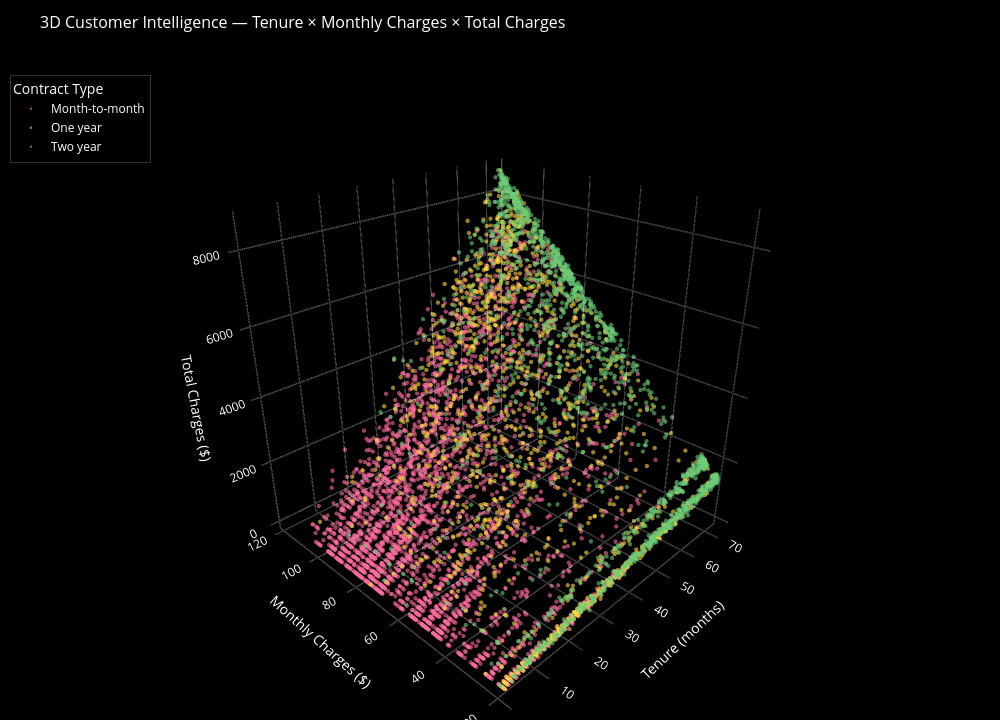

The notebook cell saved with this chart:
### Code cell
#  — ★ 3D SCATTER PLOT ★  (The hero chart from the video)
#
# VIDEO BREAKDOWN:
#   Axes  → X: ROI  | Y: Acquisition_Cost  | Z: Engagement_Rate
#   Color → Campaign_Type (categorical)
#   Size  → small uniform dots
#   BG    → pure black (paper_bgcolor + plot_bgcolor)
#   Glow  → achieved by opacity (semi-transparent markers)
#   Grid  → thin white lines
#
# THIS DATASET mapping:
#   X: tenure            (how long they've been a customer — 0–72 months)
#   Y: MonthlyCharges    (what they pay per month — $18–$119)
#   Z: TotalCharges      (lifetime value — TotalCharges ≈ tenure × Monthly)
#   Color: Contract      (categorical — Month-to-month / One year / Two year)
#   Size: uniform small dots
# ─────────────────────────────────────────────────────────────────────────────

# Color map per Contract type — vibrant like video
color_map = {
    'Month-to-month': '#FF6B9D',   # hot pink
    'One year':       '#FFD93D',   # golden yellow
    'Two year':       '#6BCB77',   # mint green
}

fig_3d = go.Figure()

for contract, grp in df.groupby('Contract'):
    fig_3d.add_trace(go.Scatter3d(
        x=grp['tenure'],
        y=grp['MonthlyCharges'],
        z=grp['TotalCharges'],
        mode='markers',
        name=contract,
        marker=dict(
            size=2.5,                              # small dots like video
            color=color_map.get(contract, '#ffffff'),
            opacity=0.60,                          # semi-transparent → glow effect
            line=dict(width=0),                    # no border on dots
        ),
        hovertemplate=(
            '<b>%{fullData.name}</b><br>'
            'Tenure : %{x} months<br>'
            'Monthly: $%{y:.2f}<br>'
            'Total  : $%{z:,.0f}<br>'
            '<extra></extra>'
        )
    ))

fig_3d.update_layout(
    title=dict(
        text='3D Customer Intelligence — Tenure × Monthly Charges × Total Charges',
        font=dict(color='white', size=16),
        x=0.04
    ),
    scene=dict(
        xaxis=dict(
            title='Tenure (months)',
            backgroundcolor='black',
            gridcolor='rgba(255,255,255,0.13)',
            showbackground=True,
            zerolinecolor='rgba(255,255,255,0.2)',
            tickfont=dict(color='white'),
            color='white',
        ),
        yaxis=dict(
            title='Monthly Charges ($)',
            backgroundcolor='black',
            gridcolor='rgba(255,255,255,0.13)',
            showbackground=True,
            zerolinecolor='rgba(255,255,255,0.2)',
            tickfont=dict(color='white'),
            color='white',
        ),
        zaxis=dict(
            title='Total Charges ($)',
            backgroundcolor='black',
            gridcolor='rgba(255,255,255,0.13)',
            showbackground=True,
            zerolinecolor='rgba(255,255,255,0.2)',
            tickfont=dict(color='white'),
            color='white',
        ),
        bgcolor='black',
        camera=dict(eye=dict(x=1.6, y=-1.4, z=0.8)),   # angled view like video
        aspectmode='auto',
    ),
    paper_bgcolor='black',      # ← black background like video
    plot_bgcolor='black',
    font=dict(color='white'),
    legend=dict(
        title=dict(text='Contract Type', font=dict(color='white')),
        font=dict(color='white'),
        bgcolor='rgba(0,0,0,0.5)',
        bordercolor='rgba(255,255,255,0.2)',
        borderwidth=1,
        x=0.01, y=0.97,
    ),
    margin=dict(l=0, r=0, t=55, b=0),
    width=1000,
    height=720,
)

fig_3d.show()
# fig_3d.write_html('3d_customer_intelligence.html')   # Save as interactive HTML

### Figure 1 — Plotly figure (JSON) as saved in the notebook; plotly's stock layout.template omitted (floating-point values rounded to 4 significant figures; data arrays with more than 128 entries replaced by an {"elided": "..."} marker saying what was removed)
{"data": [{"hovertemplate": "<b>%{fullData.name}</b><br>Tenure : %{x} months<br>Monthly: $%{y:.2f}<br>Total  : $%{z:,.0f}<br><extra></extra>", "marker": {"color": "#FF6B9D", "line": {"width": 0}, "opacity": 0.6, "size": 2.5}, "mode": "markers", "name": "Month-to-month", "type": "scatter3d", "x": {"elided": "3875 int values"}, "y": {"elided": "3875 float values"}, "z": {"elided": "3875 float values"}}, {"hovertemplate": "<b>%{fullData.name}</b><br>Tenure : %{x} months<br>Monthly: $%{y:.2f}<br>Total  : $%{z:,.0f}<br><extra></extra>", "marker": {"color": "#FFD93D", "line": {"width": 0}, "opacity": 0.6, "size": 2.5}, "mode": "markers", "name": "One year", "type": "scatter3d", "x": {"elided": "1473 int values"}, "y": {"elided": "1473 float values"}, "z": {"elided": "1473 float values"}}, {"hovertemplate": "<b>%{fullData.name}</b><br>Tenure : %{x} months<br>Monthly: $%{y:.2f}<br>Total  : $%{z:,.0f}<br><extra></extra>", "marker": {"color": "#6BCB77", "line": {"width": 0}, "opacity": 0.6, "size": 2.5}, "mode": "markers", "name": "Two year", "type": "scatter3d", "x": {"elided": "1695 int values"}, "y": {"elided": "1695 float values"}, "z": {"elided": "1695 float values"}}], "layout": {"font": {"color": "white"}, "height": 720, "legend": {"bgcolor": "rgba(0, 0, 0, 0.5)", "bordercolor": "rgba(255,255,255,0.2)", "borderwidth": 1, "font": {"color": "white"}, "title": {"font": {"color": "white"}, "text": "Contract Type"}, "x": 0.01, "y": 0.97}, "margin": {"b": 0, "l": 0, "r": 0, "t": 55}, "paper_bgcolor": "black", "plot_bgcolor": "black", "scene": {"aspectmode": "auto", "aspectratio": {"x": 1, "y": 1, "z": 1}, "bgcolor": "black", "camera": {"center": {"x": 0, "y": 0, "z": 0}, "eye": {"x": -1.447, "y": -1.42, "z": 1.024}, "projection": {"type": "perspective"}, "up": {"x": 0, "y": 0, "z": 1}}, "xaxis": {"backgroundcolor": "black", "color": "white", "gridcolor": "rgba(255,255,255,0.13)", "showbackground": true, "tickfont": {"color": "white"}, "title": {"text": "Tenure (months)"}, "type": "linear", "zerolinecolor": "rgba(255,255,255,0.2)"}, "yaxis": {"backgroundcolor": "black", "color": "white", "gridcolor": "rgba(255,255,255,0.13)", "showbackground": true, "tickfont": {"color": "white"}, "title": {"text": "Monthly Charges ($)"}, "type": "linear", "zerolinecolor": "rgba(255,255,255,0.2)"}, "zaxis": {"backgroundcolor": "black", "color": "white", "gridcolor": "rgba(255,255,255,0.13)", "showbackground": true, "tickfont": {"color": "white"}, "title": {"text": "Total Charges ($)"}, "type": "linear", "zerolinecolor": "rgba(255,255,255,0.2)"}}, "title": {"font": {"color": "white", "size": 16}, "text": "3D Customer Intelligence — Tenure × Monthly Charges × Total Charges", "x": 0.04}, "width": 1000}}
